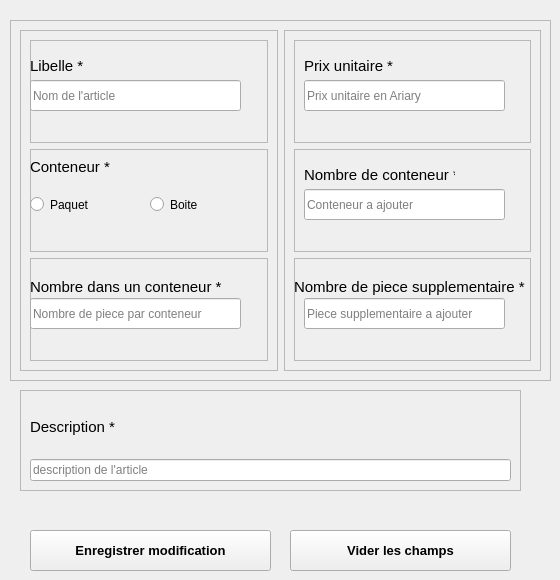
                     <widget class="QWidget" name="formulaire1" native="true">
                      <widget class="QFrame" name="frame_4">
                       <property name="geometry">
                        <rect>
                         <x>10</x>
                         <y>20</y>
                         <width>541</width>
                         <height>361</height>
                        </rect>
                       </property>
                       <property name="frameShape">
                        <enum>QFrame::Shape::StyledPanel</enum>
                       </property>
                       <property name="frameShadow">
                        <enum>QFrame::Shadow::Raised</enum>
                       </property>
                       <layout class="QHBoxLayout" name="horizontalLayout_6">
                        <item>
                         <widget class="QFrame" name="frame_5">
                          <property name="frameShape">
                           <enum>QFrame::Shape::StyledPanel</enum>
                          </property>
                          <property name="frameShadow">
                           <enum>QFrame::Shadow::Raised</enum>
                          </property>
                          <layout class="QVBoxLayout" name="verticalLayout_6">
                           <item>
                            <widget class="QFrame" name="frame_10">
                             <property name="frameShape">
                              <enum>QFrame::Shape::StyledPanel</enum>
                             </property>
                             <property name="frameShadow">
                              <enum>QFrame::Shadow::Raised</enum>
                             </property>
                             <widget class="QLabel" name="label_3">
                              <property name="geometry">
                               <rect>
                                <x>0</x>
                                <y>16</y>
                                <width>91</width>
                                <height>20</height>
                               </rect>
                              </property>
                              <property name="font">
                               <font>
                                <pointsize>11</pointsize>
                               </font>
                              </property>
                              <property name="text">
                               <string>Libelle *</string>
                              </property>
                             </widget>
                             <widget class="QLineEdit" name="libelle_form">
                              <property name="geometry">
                               <rect>
                                <x>0</x>
                                <y>40</y>
                                <width>211</width>
                                <height>31</height>
                               </rect>
                              </property>
                              <property name="placeholderText">
                               <string>Nom de l'article</string>
                              </property>
                             </widget>
                             <widget class="QLineEdit" name="lineEdit_6">
                              <property name="geometry">
                               <rect>
                                <x>590</x>
                                <y>40</y>
                                <width>211</width>
                                <height>31</height>
                               </rect>
                              </property>
                              <property name="placeholderText">
                               <string>Nom de l'article</string>
                              </property>
                             </widget>
                            </widget>
                           </item>
                           <item>
                            <widget class="QFrame" name="frame_9">
                             <property name="frameShape">
                              <enum>QFrame::Shape::StyledPanel</enum>
                             </property>
                             <property name="frameShadow">
                              <enum>QFrame::Shadow::Raised</enum>
                             </property>
                             <widget class="QLabel" name="label_4">
                              <property name="geometry">
                               <rect>
                                <x>0</x>
                                <y>10</y>
                                <width>81</width>
                                <height>16</height>
                               </rect>
                              </property>
                              <property name="font">
                               <font>
                                <pointsize>11</pointsize>
                               </font>
                              </property>
                              <property name="text">
                               <string>Conteneur *</string>
                              </property>
                             </widget>
                             <widget class="QRadioButton" name="radioButton">
                              <property name="geometry">
                               <rect>
                                <x>0</x>
                                <y>40</y>
                                <width>91</width>
                                <height>31</height>
                               </rect>
                              </property>
                              <property name="text">
                               <string>Paquet</string>
                              </property>
                             </widget>
                             <widget class="QRadioButton" name="radioButton_2">
                              <property name="geometry">
                               <rect>
                                <x>120</x>
                                <y>40</y>
                                <width>91</width>
                                <height>31</height>
                               </rect>
                              </property>
                              <property name="text">
                               <string>Boite</string>
                              </property>
                             </widget>
                            </widget>
                           </item>
                           <item>
                            <widget class="QFrame" name="frame_8">
                             <property name="frameShape">
                              <enum>QFrame::Shape::StyledPanel</enum>
                             </property>
                             <property name="frameShadow">
                              <enum>QFrame::Shadow::Raised</enum>
                             </property>
                             <widget class="QLabel" name="label_2">
                              <property name="geometry">
                               <rect>
                                <x>0</x>
                                <y>20</y>
                                <width>191</width>
                                <height>18</height>
                               </rect>
                              </property>
                              <property name="font">
                               <font>
                                <pointsize>11</pointsize>
                               </font>
                              </property>
                              <property name="text">
                               <string>Nombre dans un conteneur *</string>
                              </property>
                             </widget>
                             <widget class="QLineEdit" name="pieceParConteneur">
                              <property name="geometry">
                               <rect>
                                <x>0</x>
                                <y>40</y>
                                <width>211</width>
                                <height>31</height>
                               </rect>
                              </property>
                              <property name="placeholderText">
                               <string>Nombre de piece par conteneur</string>
                              </property>
                             </widget>
                            </widget>
                           </item>
                          </layout>
                         </widget>
                        </item>
                        <item>
                         <widget class="QFrame" name="frame_6">
                          <property name="frameShape">
                           <enum>QFrame::Shape::StyledPanel</enum>
                          </property>
                          <property name="frameShadow">
                           <enum>QFrame::Shadow::Raised</enum>
                          </property>
                          <layout class="QVBoxLayout" name="verticalLayout_7">
                           <item>
                            <widget class="QFrame" name="frame_11">
                             <property name="frameShape">
                              <enum>QFrame::Shape::StyledPanel</enum>
                             </property>
                             <property name="frameShadow">
                              <enum>QFrame::Shadow::Raised</enum>
                             </property>
                             <widget class="QLabel" name="label_5">
                              <property name="geometry">
                               <rect>
                                <x>10</x>
                                <y>16</y>
                                <width>91</width>
                                <height>20</height>
                               </rect>
                              </property>
                              <property name="font">
                               <font>
                                <pointsize>11</pointsize>
                               </font>
                              </property>
                              <property name="text">
                               <string>Prix unitaire *</string>
                              </property>
                             </widget>
                             <widget class="QLineEdit" name="prix_form">
                              <property name="geometry">
                               <rect>
                                <x>10</x>
                                <y>40</y>
                                <width>201</width>
                                <height>31</height>
                               </rect>
                              </property>
                              <property name="placeholderText">
                               <string>Prix unitaire en Ariary</string>
                              </property>
                             </widget>
                            </widget>
                           </item>
                           <item>
                            <widget class="QFrame" name="frame_12">
                             <property name="frameShape">
                              <enum>QFrame::Shape::StyledPanel</enum>
                             </property>
                             <property name="frameShadow">
                              <enum>QFrame::Shadow::Raised</enum>
                             </property>
                             <widget class="QLabel" name="label_6">
                              <property name="geometry">
                               <rect>
                                <x>10</x>
                                <y>16</y>
                                <width>151</width>
                                <height>20</height>
                               </rect>
                              </property>
                              <property name="font">
                               <font>
                                <pointsize>11</pointsize>
                               </font>
                              </property>
                              <property name="text">
                               <string>Nombre de conteneur *</string>
                              </property>
                             </widget>
                             <widget class="QLineEdit" name="nbConteneur_form">
                              <property name="geometry">
                               <rect>
                                <x>10</x>
                                <y>40</y>
                                <width>201</width>
                                <height>31</height>
                               </rect>
                              </property>
                              <property name="text">
                               <string/>
                              </property>
                              <property name="placeholderText">
                               <string>Conteneur a ajouter</string>
                              </property>
                             </widget>
                            </widget>
                           </item>
                           <item>
                            <widget class="QFrame" name="frame_13">
                             <property name="frameShape">
                              <enum>QFrame::Shape::StyledPanel</enum>
                             </property>
                             <property name="frameShadow">
                              <enum>QFrame::Shadow::Raised</enum>
                             </property>
                             <widget class="QLabel" name="label_7">
                              <property name="geometry">
                               <rect>
                                <x>0</x>
                                <y>20</y>
                                <width>231</width>
                                <height>18</height>
                               </rect>
                              </property>
                              <property name="font">
                               <font>
                                <pointsize>11</pointsize>
                               </font>
                              </property>
                              <property name="text">
                               <string>Nombre de piece supplementaire *</string>
                              </property>
                             </widget>
                             <widget class="QLineEdit" name="pieceSupplement_form">
                              <property name="geometry">
                               <rect>
                                <x>10</x>
                                <y>40</y>
                                <width>201</width>
                                <height>31</height>
                               </rect>
                              </property>
                              <property name="placeholderText">
                               <string>Piece supplementaire a ajouter</string>
                              </property>
                             </widget>
                            </widget>
                           </item>
                          </layout>
                         </widget>
                        </item>
                       </layout>
                      </widget>
                      <widget class="QFrame" name="frame_7">
                       <property name="geometry">
                        <rect>
                         <x>20</x>
                         <y>390</y>
                         <width>501</width>
                         <height>101</height>
                        </rect>
                       </property>
                       <property name="frameShape">
                        <enum>QFrame::Shape::StyledPanel</enum>
                       </property>
                       <property name="frameShadow">
                        <enum>QFrame::Shadow::Raised</enum>
                       </property>
                       <layout class="QVBoxLayout" name="verticalLayout_8">
                        <item>
                         <widget class="QLabel" name="label_8">
                          <property name="font">
                           <font>
                            <pointsize>11</pointsize>
                           </font>
                          </property>
                          <property name="text">
                           <string>Description *</string>
                          </property>
                         </widget>
                        </item>
                        <item>
                         <widget class="QLineEdit" name="description_form">
                          <property name="text">
                           <string/>
                          </property>
                          <property name="placeholderText">
                           <string>description de l'article</string>
                          </property>
                         </widget>
                        </item>
                       </layout>
                      </widget>
                      <widget class="QPushButton" name="submitBtn">
                       <property name="geometry">
                        <rect>
                         <x>30</x>
                         <y>530</y>
                         <width>241</width>
                         <height>41</height>
                        </rect>
                       </property>
                       <property name="font">
                        <font>
                         <family>Arial</family>
                         <pointsize>10</pointsize>
                         <bold>true</bold>
                        </font>
                       </property>
                       <property name="text">
                        <string>Enregistrer modification</string>
                       </property>
                      </widget>
                      <widget class="QPushButton" name="resetBtn">
                       <property name="geometry">
                        <rect>
                         <x>290</x>
                         <y>530</y>
                         <width>221</width>
                         <height>41</height>
                        </rect>
                       </property>
                       <property name="font">
                        <font>
                         <family>Arial</family>
                         <pointsize>10</pointsize>
                         <bold>true</bold>
                        </font>
                       </property>
                       <property name="text">
                        <string>Vider les champs</string>
                       </property>
                      </widget>
                     </widget>
